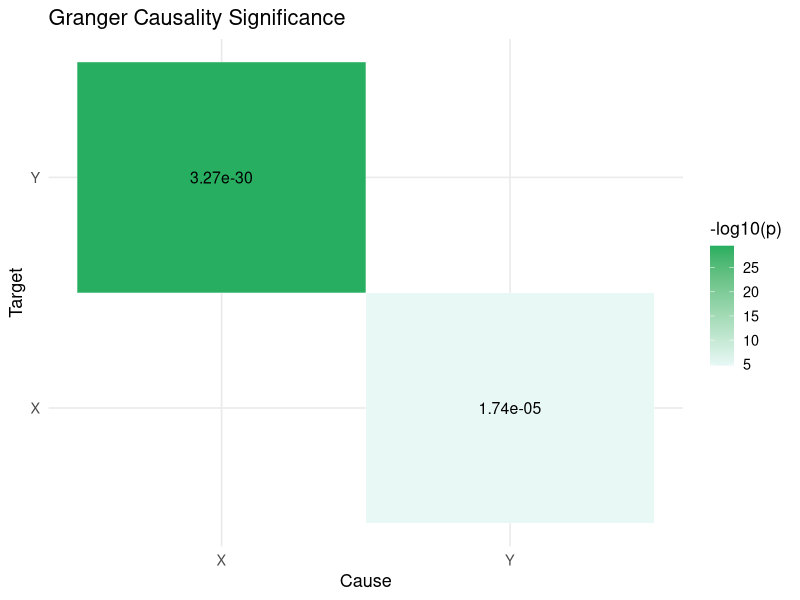

Recreate this plot in R.
################################################################################
####################### GRANGER CAUSALITY NETWORK INFERENCE ####################
################################################################################

# ============================================================
# Working Directory
# ============================================================

setwd('/Users/gio/Desktop/My Dissertation/Dissertation Focus/Main Version/1_Basic_Net_Raw/Simple_Network_6')

# ============================================================
# Required Libraries
# ============================================================

library(dplyr)
library(lmtest)
library(tseries)
library(ggplot2)
library(tidyr)

################################################################################
################################################################################

# ============================================================
# ADF Stationarity Check
# ============================================================

check_stationarity <- function(df, time_col){
  
  vars <- setdiff(names(df), time_col)
  df_out <- df
  
  non_stationary <- FALSE
  
  for(v in vars){
    
    test <- adf.test(df[[v]])
    
    cat("\nADF test for", v, "\n")
    print(test)
    
    if(test$p.value > 0.05){
      non_stationary <- TRUE
    }
    
  }
  
  if(non_stationary){
    
    cat("\n⚠ At least one variable is non-stationary → applying FIRST DIFFERENCE TO ALL VARIABLES\n")
    
    for(v in vars){
      df_out[[v]] <- c(NA, diff(df[[v]]))
    }
    
  }
  
  df_out <- na.omit(df_out)
  
  return(df_out)
}

################################################################################
################################################################################

# ============================================================
# Pairwise Granger Causality Inference
# ============================================================

infer_granger_network <- function(df, time_col,
                                  max_lag = 1,
                                  p_threshold = 0.05,
                                  collinearity_threshold = 0.999){
  
  vars <- setdiff(names(df), time_col)
  data_mat <- df[, vars]
  
  start_time <- Sys.time()
  
  edges <- data.frame()
  
  p_matrix <- matrix(
    NA,
    nrow = length(vars),
    ncol = length(vars),
    dimnames = list(vars, vars)
  )
  
  for(cause in vars){
    for(target in vars){
      
      if(cause == target) next
      
      # ------------------------------------------------------
      # 🔥 NEW: Skip near-perfect collinearity
      # ------------------------------------------------------
      corr_val <- cor(data_mat[[cause]], data_mat[[target]])
      
      if(!is.na(corr_val) && abs(corr_val) > collinearity_threshold){
        message("⚠ Skipping ", cause, " → ", target, " (collinearity: ", round(corr_val,4), ")")
        next
      }
      
      # ------------------------------------------------------
      # Run Granger test safely
      # ------------------------------------------------------
      test <- tryCatch(
        grangertest(
          data_mat[[target]] ~ data_mat[[cause]],
          order = max_lag
        ),
        error = function(e){
          message("⚠ Error for ", cause, " → ", target, ": ", e$message)
          return(NULL)
        }
      )
      
      if(is.null(test)) next
      
      p_value <- test$`Pr(>F)`[2]
      
      p_matrix[cause, target] <- p_value
      
      if(!is.na(p_value) && p_value < p_threshold){
        
        edges <- rbind(
          edges,
          data.frame(
            Cause = cause,
            Effect = target,
            p_value = p_value,
            Strength = -log10(max(p_value,1e-16))
          )
        )
        
      }
      
    }
  }
  
  end_time <- Sys.time()
  
  runtime_seconds <- as.numeric(
    difftime(end_time,start_time,units="secs")
  )
  
  message(
    "⏱ Granger causality runtime: ",
    round(runtime_seconds,4),
    " seconds"
  )
  
  return(list(
    edges = edges,
    runtime = runtime_seconds,
    p_matrix = p_matrix
  ))
}

################################################################################
################################################################################

# ============================================================
# Granger Heatmap
# ============================================================

plot_granger_heatmap <- function(p_matrix){
  
  heatmap_df <- as.data.frame(p_matrix) %>%
    tibble::rownames_to_column("Cause") %>%
    pivot_longer(
      -Cause,
      names_to = "Target",
      values_to = "p_value"
    ) %>%
    filter(!is.na(p_value))
  
  ggplot(
    heatmap_df,
    aes(Cause, Target, fill = -log10(p_value))
  ) +
    geom_tile(color="white") +
    geom_text(
      aes(label=sprintf("%.2e",p_value)),
      size=4
    ) +
    scale_fill_gradient(
      low = "#e8f8f5",
      high = "#27ae60",
      name = "-log10(p)"
    ) +
    labs(
      title="Granger Causality Significance",
      x="Cause",
      y="Target"
    ) +
    theme_minimal(base_size=13)
}

################################################################################
################################################################################

# ============================================================
# Load Dataset
# ============================================================

sim_df <- read.csv("Simple_Network_6.csv") %>%
  na.omit()

time_col <- names(sim_df)[1]

################################################################################
################################################################################

# ============================================================
# Stationarity Check
# ============================================================

sim_df_stationary <- check_stationarity(sim_df, time_col)

################################################################################
################################################################################

# ============================================================
# Run Granger Causality
# ============================================================

granger_res <- infer_granger_network(
  df = sim_df_stationary,
  time_col = time_col,
  max_lag = 4
)

granger_edges <- granger_res$edges

print(granger_edges)

################################################################################
################################################################################

# ============================================================
# Plot Heatmap
# ============================================================

plot_granger_heatmap(granger_res$p_matrix)

################################################################################
############################### ~ END ~ ########################################
################################################################################
